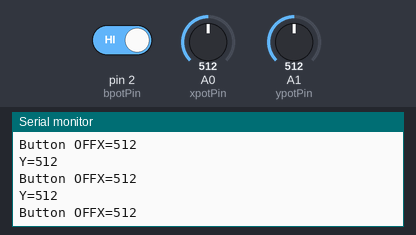
Recording of a sketch running on a simulated Arduino Uno, built with avr-gcc and run on an emulated ATmega328P. Parts: the last lines printed to the serial monitor. Inputs (shaded band) come from the test bench; at power-on: pin 2 (bpotPin) HIGH, A0 (xpotPin) = 512, A1 (ypotPin) = 512.

Above: at 3.2 s.
3.3 s: pin 2 (bpotPin) driven LOW
At 3.5 s:
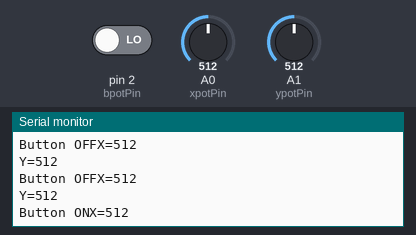
5.0 s: pin 2 (bpotPin) driven HIGH
At 5.16 s:
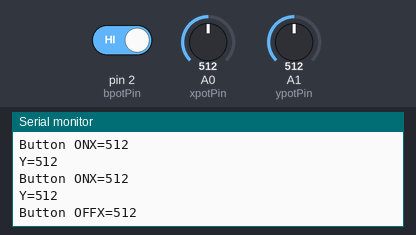
8.0 s: pin 2 (bpotPin) driven LOW
At 8.32 s:
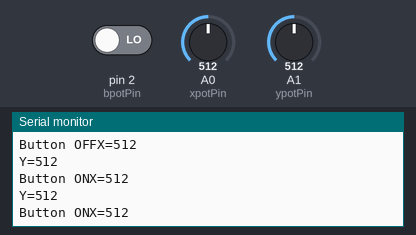
11.0 s: A0 (xpotPin) set to 716
At 11.03 s:
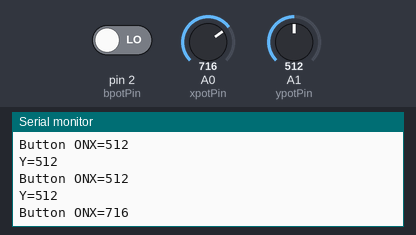
12.5 s: A1 (ypotPin) set to 716
At 12.54 s:
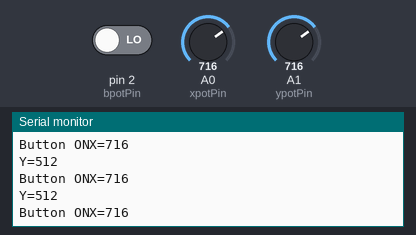
14.0 s: A0 (xpotPin) set to 900
At 14.05 s:
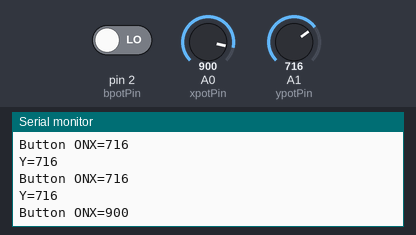
Timing chart, 0 to 16.5 s (numbered marks = the images above; inputs shaded):
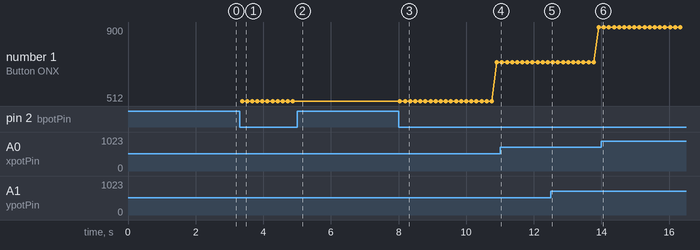

The sketch:

Joystick_test_experiment.ino
```cpp
/*
 * Author: SMRAZA KEEN
 * Date:2016/6/29
 * IDE V1.6.9
 * Email:TechnicSmraza@outlook.com
 * Function:
 */
//#include <LiquidCrystal.h>
//LiquidCrystal lcd(12, 11, 5, 4, 3, 2);
int xpotPin = A0;
int ypotPin = A1;
int bpotPin = 2;
int xval=0;       //Initialize a variable
int yval=0;
int bval=0;
void setup()
{
  Serial.begin(9600);   //Display Address
  pinMode(xpotPin,INPUT);
  pinMode(ypotPin,INPUT);
  pinMode(bpotPin,INPUT);
  delay(2000);
}
void loop()
{
  xval = analogRead(xpotPin);   //Read Values from the xpotPin
  yval = analogRead(ypotPin);
  bval = digitalRead(bpotPin);
  Serial.print("X=");            //Display "X="
  Serial.println(xval);
  Serial.print("Y=");
  Serial.println(yval);
  if (bval==LOW)
  {
//    Serial.setCursor(0, 1) ;
    Serial.print("Button ON");
  }
  else
  {
//  Serial.setCursor(0, 1) ;
  Serial.print("Button OFF");
  }
  delay(150); //After 150ms the screen will be refreshed
}
```

Measured:
- after the input at 3.3 s, the serial monitor: prints a new line after 0.07 s (image 1)
- after the input at 8.0 s, the serial monitor: prints a new line at once (image 3)
- plotted number 1: 512 → 716 after the input at 8.0 s, 716 → 900 after the input at 12.5 s
